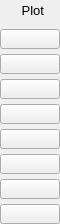
    <widget class="PyDMFrame" name="composite_8">
      <property name="geometry">
        <rect>
          <x>860</x>
          <y>41</y>
          <width>60</width>
          <height>224</height>
        </rect>
      </property>
      <widget class="QLabel" name="text_8">
        <property name="geometry">
          <rect>
            <x>4</x>
            <y>0</y>
            <width>40</width>
            <height>20</height>
          </rect>
        </property>
        <property name="text">
          <string>Plot</string>
        </property>
        <property name="font" stdset="0">
          <font>
            <pointsize>10</pointsize>
          </font>
        </property>
        <property name="brush" stdset="0">
          <brush brushstyle="SolidPattern">
            <color alpha="255">
              <red>0</red>
              <green>0</green>
              <blue>0</blue>
            </color>
          </brush>
        </property>
        <property name="toolTip">
          <string>text_8</string>
        </property>
        <property name="alignment">
          <set>Qt::AlignRight|Qt::AlignTrailing|Qt::AlignVCenter</set>
        </property>
        <property name="styleSheet">
          <string notr="true">QLabel#text_8 {
  color: rgb(0, 0, 0);
  }</string>
        </property>
      </widget>
      <widget class="PyDMRelatedDisplayButton" name="related_display">
        <property name="geometry">
          <rect>
            <x>0</x>
            <y>29</y>
            <width>60</width>
            <height>20</height>
          </rect>
        </property>
        <property name="showIcon" stdset="0">
          <bool>true</bool>
        </property>
        <property name="font" stdset="0">
          <font>
            <pointsize>10</pointsize>
          </font>
        </property>
        <property name="styleSheet">
          <string notr="true">PyDMRelatedDisplayButton#related_display {
  color: rgb(0, 0, 0);
  background-color: rgb(115, 223, 255);
  }</string>
        </property>
        <property name="titles" stdset="0">
          <stringlist>
            <string>Time series</string>
          </stringlist>
        </property>
        <property name="filenames" stdset="0">
          <stringlist>
            <string>TimeSeries_V22.ui</string>
          </stringlist>
        </property>
        <property name="macros" stdset="0">
          <stringlist>
            <string>P=${P},R=${R},PLT=${A1}TSArrayValue</string>
          </stringlist>
        </property>
        <property name="openInNewWindow" stdset="0">
          <bool>true</bool>
        </property>
      </widget>
      <widget class="PyDMRelatedDisplayButton" name="related_display_1">
        <property name="geometry">
          <rect>
            <x>0</x>
            <y>54</y>
            <width>60</width>
            <height>20</height>
          </rect>
        </property>
        <property name="showIcon" stdset="0">
          <bool>true</bool>
        </property>
        <property name="font" stdset="0">
          <font>
            <pointsize>10</pointsize>
          </font>
        </property>
        <property name="styleSheet">
          <string notr="true">PyDMRelatedDisplayButton#related_display_1 {
  color: rgb(0, 0, 0);
  background-color: rgb(115, 223, 255);
  }</string>
        </property>
        <property name="titles" stdset="0">
          <stringlist>
            <string>Time series</string>
          </stringlist>
        </property>
        <property name="filenames" stdset="0">
          <stringlist>
            <string>TimeSeries_V22.ui</string>
          </stringlist>
        </property>
        <property name="macros" stdset="0">
          <stringlist>
            <string>P=${P},R=${R},PLT=${A2}TSArrayValue</string>
          </stringlist>
        </property>
        <property name="openInNewWindow" stdset="0">
          <bool>true</bool>
        </property>
      </widget>
      <widget class="PyDMRelatedDisplayButton" name="related_display_2">
        <property name="geometry">
          <rect>
            <x>0</x>
            <y>79</y>
            <width>60</width>
            <height>20</height>
          </rect>
        </property>
        <property name="showIcon" stdset="0">
          <bool>true</bool>
        </property>
        <property name="font" stdset="0">
          <font>
            <pointsize>10</pointsize>
          </font>
        </property>
        <property name="styleSheet">
          <string notr="true">PyDMRelatedDisplayButton#related_display_2 {
  color: rgb(0, 0, 0);
  background-color: rgb(115, 223, 255);
  }</string>
        </property>
        <property name="titles" stdset="0">
          <stringlist>
            <string>Time series</string>
          </stringlist>
        </property>
        <property name="filenames" stdset="0">
          <stringlist>
            <string>TimeSeries_V22.ui</string>
          </stringlist>
        </property>
        <property name="macros" stdset="0">
          <stringlist>
            <string>P=${P},R=${R},PLT=${A3}TSArrayValue</string>
          </stringlist>
        </property>
        <property name="openInNewWindow" stdset="0">
          <bool>true</bool>
        </property>
      </widget>
      <widget class="PyDMRelatedDisplayButton" name="related_display_3">
        <property name="geometry">
          <rect>
            <x>0</x>
            <y>104</y>
            <width>60</width>
            <height>20</height>
          </rect>
        </property>
        <property name="showIcon" stdset="0">
          <bool>true</bool>
        </property>
        <property name="font" stdset="0">
          <font>
            <pointsize>10</pointsize>
          </font>
        </property>
        <property name="styleSheet">
          <string notr="true">PyDMRelatedDisplayButton#related_display_3 {
  color: rgb(0, 0, 0);
  background-color: rgb(115, 223, 255);
  }</string>
        </property>
        <property name="titles" stdset="0">
          <stringlist>
            <string>Time series</string>
          </stringlist>
        </property>
        <property name="filenames" stdset="0">
          <stringlist>
            <string>TimeSeries_V22.ui</string>
          </stringlist>
        </property>
        <property name="macros" stdset="0">
          <stringlist>
            <string>P=${P},R=${R},PLT=${A4}TSArrayValue</string>
          </stringlist>
        </property>
        <property name="openInNewWindow" stdset="0">
          <bool>true</bool>
        </property>
      </widget>
      <widget class="PyDMRelatedDisplayButton" name="related_display_4">
        <property name="geometry">
          <rect>
            <x>0</x>
            <y>129</y>
            <width>60</width>
            <height>20</height>
          </rect>
        </property>
        <property name="showIcon" stdset="0">
          <bool>true</bool>
        </property>
        <property name="font" stdset="0">
          <font>
            <pointsize>10</pointsize>
          </font>
        </property>
        <property name="styleSheet">
          <string notr="true">PyDMRelatedDisplayButton#related_display_4 {
  color: rgb(0, 0, 0);
  background-color: rgb(115, 223, 255);
  }</string>
        </property>
        <property name="titles" stdset="0">
          <stringlist>
            <string>Time series</string>
          </stringlist>
        </property>
        <property name="filenames" stdset="0">
          <stringlist>
            <string>TimeSeries_V22.ui</string>
          </stringlist>
        </property>
        <property name="macros" stdset="0">
          <stringlist>
            <string>P=${P},R=${R},PLT=${A5}TSArrayValue</string>
          </stringlist>
        </property>
        <property name="openInNewWindow" stdset="0">
          <bool>true</bool>
        </property>
      </widget>
      <widget class="PyDMRelatedDisplayButton" name="related_display_5">
        <property name="geometry">
          <rect>
            <x>0</x>
            <y>154</y>
            <width>60</width>
            <height>20</height>
          </rect>
        </property>
        <property name="showIcon" stdset="0">
          <bool>true</bool>
        </property>
        <property name="font" stdset="0">
          <font>
            <pointsize>10</pointsize>
          </font>
        </property>
        <property name="styleSheet">
          <string notr="true">PyDMRelatedDisplayButton#related_display_5 {
  color: rgb(0, 0, 0);
  background-color: rgb(115, 223, 255);
  }</string>
        </property>
        <property name="titles" stdset="0">
          <stringlist>
            <string>Time series</string>
          </stringlist>
        </property>
        <property name="filenames" stdset="0">
          <stringlist>
            <string>TimeSeries_V22.ui</string>
          </stringlist>
        </property>
        <property name="macros" stdset="0">
          <stringlist>
            <string>P=${P},R=${R},PLT=${A6}TSArrayValue</string>
          </stringlist>
        </property>
        <property name="openInNewWindow" stdset="0">
          <bool>true</bool>
        </property>
      </widget>
      <widget class="PyDMRelatedDisplayButton" name="related_display_6">
        <property name="geometry">
          <rect>
            <x>0</x>
            <y>179</y>
            <width>60</width>
            <height>20</height>
          </rect>
        </property>
        <property name="showIcon" stdset="0">
          <bool>true</bool>
        </property>
        <property name="font" stdset="0">
          <font>
            <pointsize>10</pointsize>
          </font>
        </property>
        <property name="styleSheet">
          <string notr="true">PyDMRelatedDisplayButton#related_display_6 {
  color: rgb(0, 0, 0);
  background-color: rgb(115, 223, 255);
  }</string>
        </property>
        <property name="titles" stdset="0">
          <stringlist>
            <string>Time series</string>
          </stringlist>
        </property>
        <property name="filenames" stdset="0">
          <stringlist>
            <string>TimeSeries_V22.ui</string>
          </stringlist>
        </property>
        <property name="macros" stdset="0">
          <stringlist>
            <string>P=${P},R=${R},PLT=${A7}TSArrayValue</string>
          </stringlist>
        </property>
        <property name="openInNewWindow" stdset="0">
          <bool>true</bool>
        </property>
      </widget>
      <widget class="PyDMRelatedDisplayButton" name="related_display_7">
        <property name="geometry">
          <rect>
            <x>0</x>
            <y>204</y>
            <width>60</width>
            <height>20</height>
          </rect>
        </property>
        <property name="showIcon" stdset="0">
          <bool>true</bool>
        </property>
        <property name="font" stdset="0">
          <font>
            <pointsize>10</pointsize>
          </font>
        </property>
        <property name="styleSheet">
          <string notr="true">PyDMRelatedDisplayButton#related_display_7 {
  color: rgb(0, 0, 0);
  background-color: rgb(115, 223, 255);
  }</string>
        </property>
        <property name="titles" stdset="0">
          <stringlist>
            <string>Time series</string>
          </stringlist>
        </property>
        <property name="filenames" stdset="0">
          <stringlist>
            <string>TimeSeries_V22.ui</string>
          </stringlist>
        </property>
        <property name="macros" stdset="0">
          <stringlist>
            <string>P=${P},R=${R},PLT=${A8}TSArrayValue</string>
          </stringlist>
        </property>
        <property name="openInNewWindow" stdset="0">
          <bool>true</bool>
        </property>
      </widget>
    </widget>
